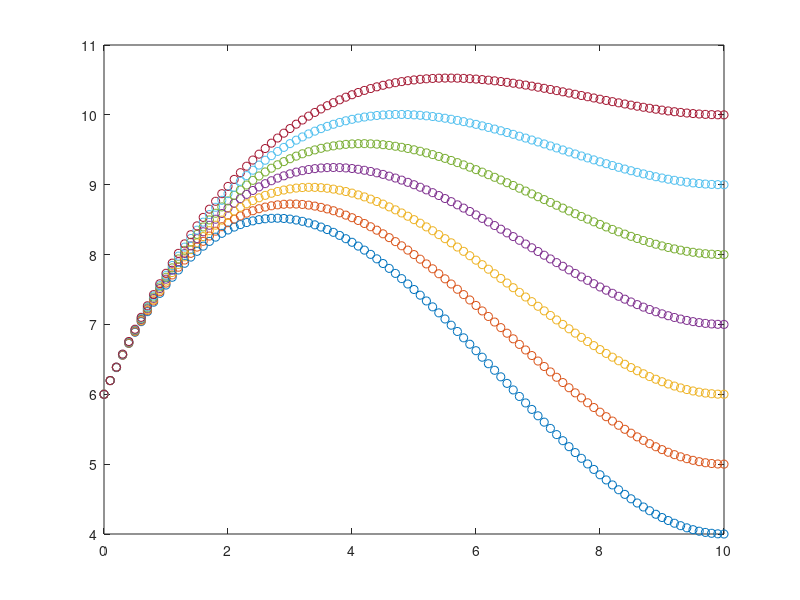

Here is the MATLAB script that generated this plot:
clc
clear all
close all
v0 = 6;
sf = 10;
% a0 = 1;

figure
for s = 0:0.1:sf
    for vf = 4:1:10
        for a0 = 2
            A = [1 0 0 0; 1 sf sf^2 sf^3; 0 1 0 0; 0 1 2*sf 3*sf^2];
            B = [v0;vf;a0;0];
            C = A\B;
            y = C(1) + C(2)*s + C(3)*s^2 + C(4)* s^3;
            plot(s,y,'-o')
            hold on
        end
    end
end

